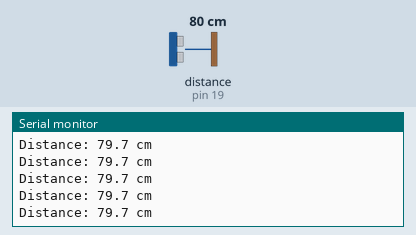
Bench run of a sketch on a simulated Arduino Uno, built with avr-gcc and run on an emulated ATmega328P. On the bench: the last lines printed to the serial monitor. Wiring (inferred from the names in the program): ultrasonic range finder: trigger pin 18; echo pin 19. The inputs (shaded band) are chosen by the test bench; at power-on: distance to the obstacle (sensor on pin 19) 80 cm. The echo pulse lasts 58.3 µs per cm.

Above: at 1.2 s.
1.3 s: distance to the obstacle (sensor on pin 19) set to 2 cm
At 1.6 s:
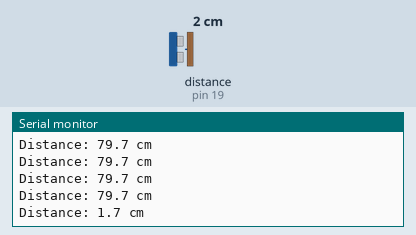
2.8 s: distance to the obstacle (sensor on pin 19) set to 4 cm
At 2.8 s:
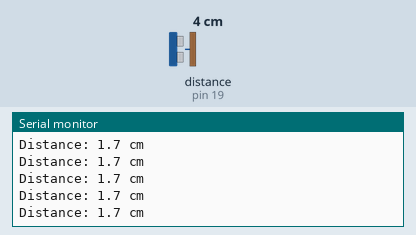
4.3 s: distance to the obstacle (sensor on pin 19) set to 35 cm
At 4.41 s:
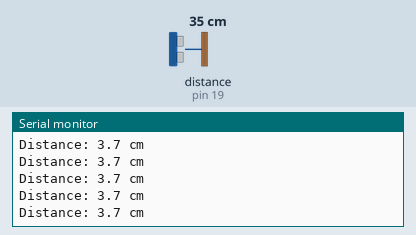
Timing chart, 0 to 7.3 s (numbered marks = the images above; inputs shaded):
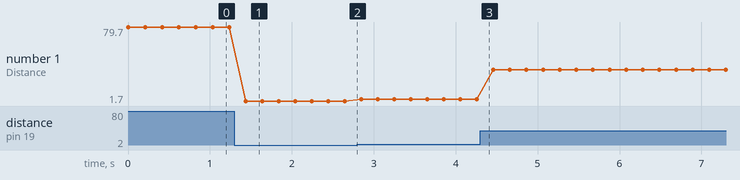

The sketch:

ultrasonic_raw.ino
```cpp
constexpr int TRIG_PIN = 18;
constexpr int ECHO_PIN = 19;

void setup() {
  Serial.begin(115200);
  pinMode(TRIG_PIN, OUTPUT);
  pinMode(ECHO_PIN, INPUT);
  digitalWrite(TRIG_PIN, LOW);
}

void loop() {
  // Send a 10-microsecond trigger pulse.
  digitalWrite(TRIG_PIN, LOW);
  delayMicroseconds(2);
  digitalWrite(TRIG_PIN, HIGH);
  delayMicroseconds(10);
  digitalWrite(TRIG_PIN, LOW);

  // Wait for the echo, with a 30 ms timeout.
  unsigned long duration = pulseIn(ECHO_PIN, HIGH, 30000);

  if (duration == 0) {
    Serial.println("No echo");
  } else {
    float distanceCm = duration * 0.0343f / 2.0f;

    Serial.print("Distance: ");
    Serial.print(distanceCm, 1);
    Serial.println(" cm");
  }

  delay(200);
}
```

Measured:
- after the input at 1.3 s, the serial monitor: prints a new line after 0.14 s (image 1)
- plotted number 1: 79.7 → 1.7 after the input at 1.3 s, 1.7 → 3.7 after the input at 2.8 s, 3.7 → 34.7 after the input at 4.3 s
